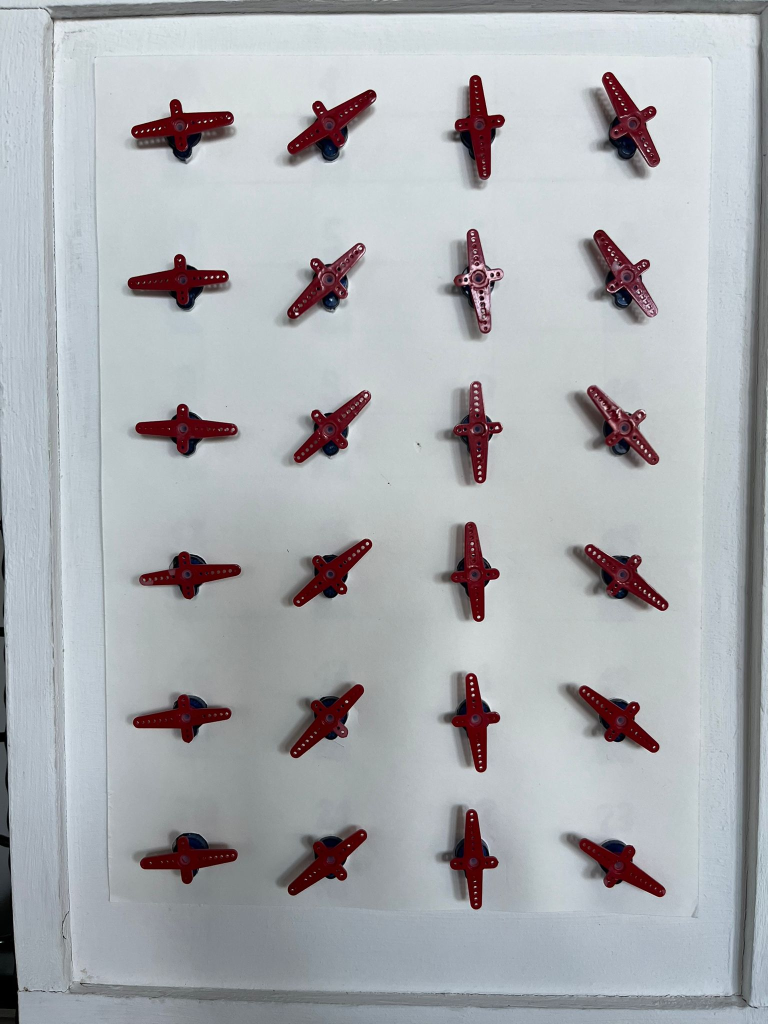
//> input picture example_2.jpg, 1536 x 2048 px, given in place of hellBeleuchtung.jpg, which was not available (shown at 1/2 size)
$ ./main   (built with g++ and OpenCV 4)
//> lines starting //> are read from the running program, lines starting //| are printed output that depends on the picture; after the words box and inside, x2 and y2 are one past the last pixel; in counts of white or black regions, pixels touching at a corner belong together; pictures that were not available may be replaced by others from this repository, and a replacement may not be noted
#include <opencv2/opencv.hpp>
#include <iostream>
#include <vector>

using namespace cv;
using namespace std;

/**
Umfasst die Rechteckausschnitte der Bildaufnahme

X-& Y-Koordinate, sowie Breite & Höhe
*/
Rect getRectangle(int pI){

    Rect tmp[] = {
                    Rect(880, 130, 100, 100),
                    Rect(880, 240, 100, 100),
                    Rect(640, 220, 110, 110),
                 };
    return tmp[pI];

}

/**
Bestimmt den Mittelpunkt des Rotors an der Linie anhand der Werte einer Zeile oder Spalte
*/
int getMedium(Mat columrow, int cr){

    int tmp = 0;
    int num = 0;

    if(cr == 1){
        for(int i = 0; i < columrow.cols; i++){
            if(static_cast<int>(columrow.at<uchar>(i)) > 0){
                num++;
                tmp = tmp + i;
            }
        }
    } else if(cr == 2){
        for(int i = 0; i < columrow.rows; i++){
            if(static_cast<int>(columrow.at<uchar>(i)) > 0){
                num++;
                tmp = tmp + i;
            }
        }
    }

    if(num > 0){
        return tmp / num;
    } else {
        return 0;
    }
}

Point getCenter(Mat binary){

    Moments m = moments(binary, true);

    //Berechnung des Schwerpunkts
    Point center(m.m10/m.m00, m.m01/m.m00);

    return center;

}

Point* getPoints(Mat binary){

    Point center = getCenter(binary);
    cout << "Center: " << center.x << " | " << center.y << endl;

    //Ausgabe des Schwerpunktes
    Mat c;
    cvtColor(binary, c, COLOR_GRAY2BGR);

    circle(c, center, 5, Scalar(0, 255, 0), -1);
    Point a, b;
    a.x = center.x - 25;
    a.y = center.x - 25;
    b.x = center.y + 25;
    b.y = center.y + 25;

    rectangle(c, a, b, Scalar(255, 0, 0), 2);

    imshow("Result", c);
    waitKey(0);


    int correction = 25;
    Point pt1, pt2;

    int col1 = center.x - correction;
    int col2 = center.x + correction;
    int row1 = center.y - correction;
    int row2 = center.y + correction;

    if(getMedium(binary.row(col1), 1) > 0){
        pt1.x = getMedium(binary.row(col1), 1);
        pt1.y = col1;
        pt2.x = getMedium(binary.row(col2), 1);
        pt2.y = col2;
    } else {
        pt1.x = getMedium(binary.col(row1), 2);
        pt1.y = row1;
        pt2.x = getMedium(binary.row(row2), 2);
        pt2.y = row2;
    }

    cout << "---Punkt_1: " << pt1.x << " | " << pt1.y << endl;
    cout << "---Punkt_2: " << pt2.x << " | " << pt2.y << endl;

    static Point points[2];

    points[0] = pt1;
    points[1] = pt2;

    return points;

}

void angle(){

    // [28 lines of commented-out code are left out]


    Mat image = imread("./hellBeleuchtung.jpg");
//> image is the input picture: 2048 rows x 1536 cols, CV_8UC3; mean B, G, R 177.1, 173.3, 170.9
    Mat channels[3];

    split(image, channels);
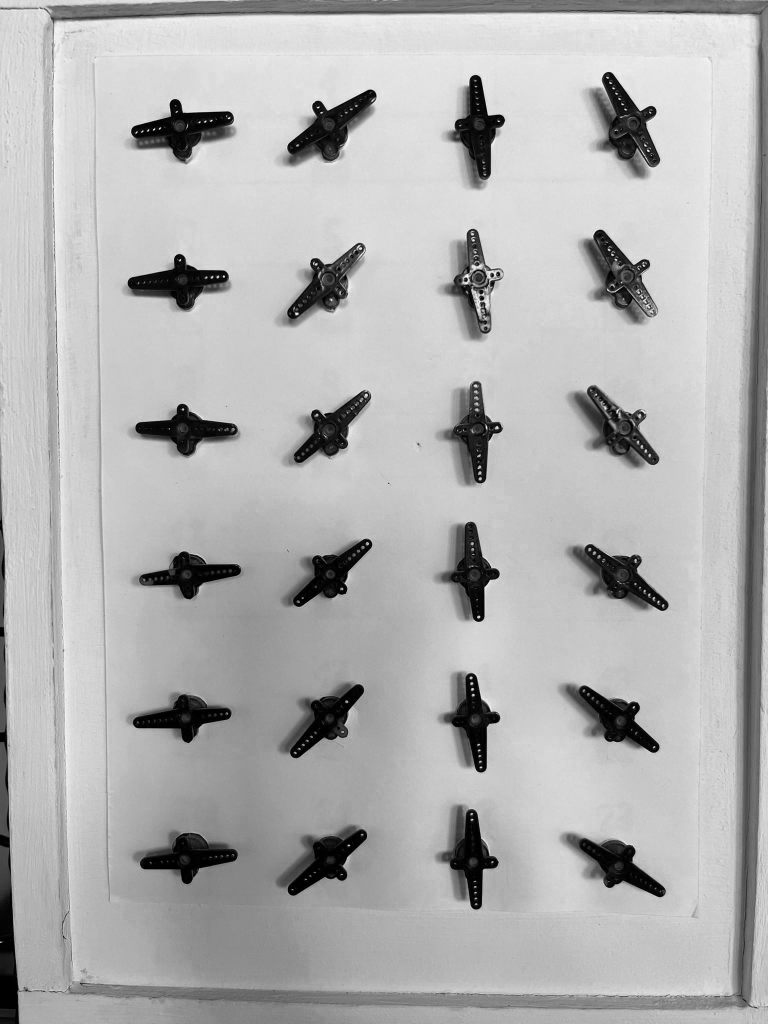
//> channels[0]: 2048 rows x 1536 cols, CV_8UC1 (shown at 1/2 size); min 0, max 255, mean 177.1
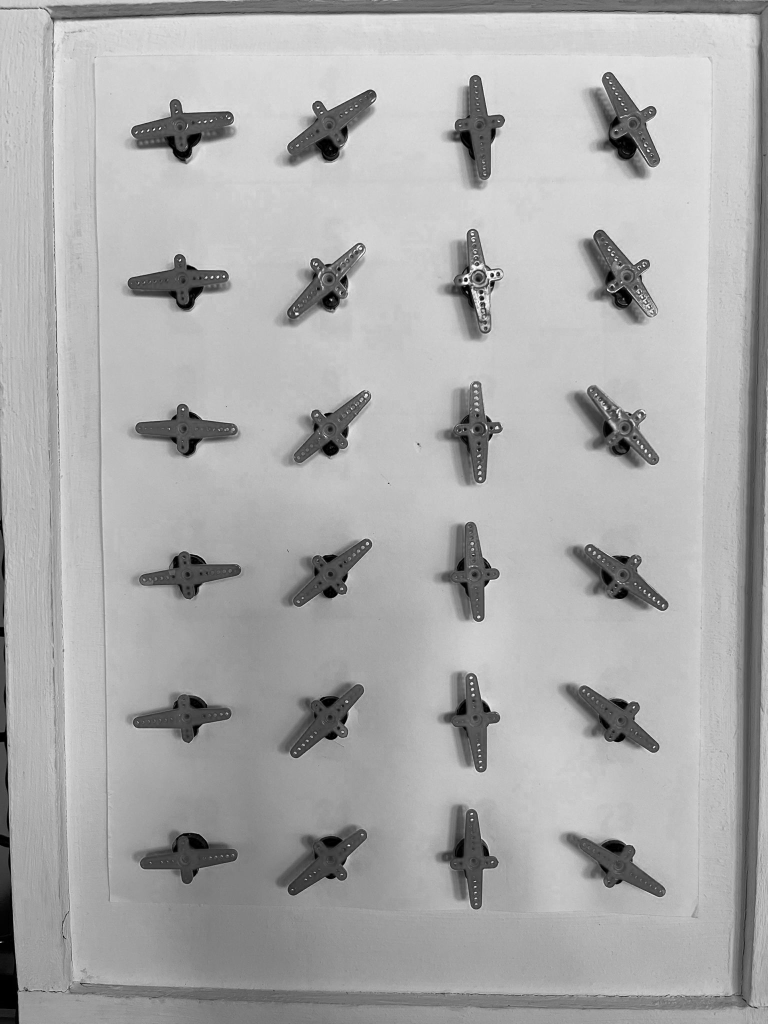
//> channels[2]: 2048 rows x 1536 cols, CV_8UC1 (shown at 1/2 size); min 0, max 255, mean 170.9

    /**
    imshow("RED", channels[2]);
    imshow("GREEN", channels[1]);
    imshow("BLUE", channels[0]);
    */

    Mat sub;
    subtract(channels[2], channels[1], sub);
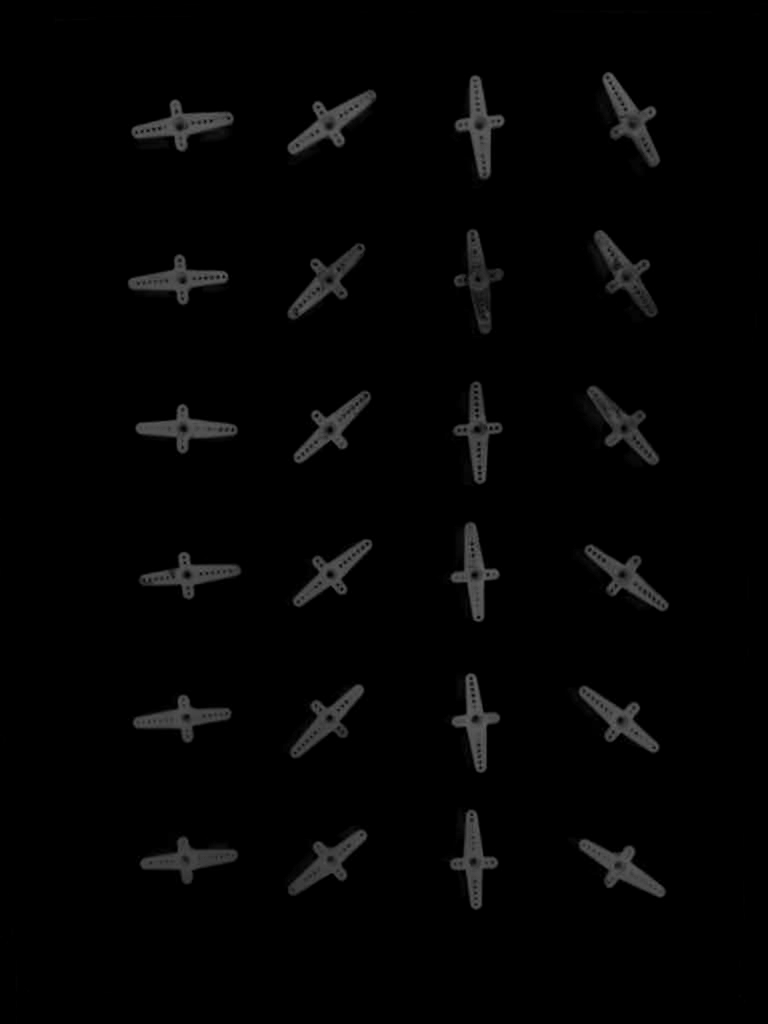
//> sub: 2048 rows x 1536 cols, CV_8UC1 (shown at 1/2 size); min 0, max 110, mean 3.9

    /**
    imshow("RED - GREEN", sub);
    */

    Mat complete_binary;
    threshold(sub, complete_binary, 35, 255, THRESH_BINARY);
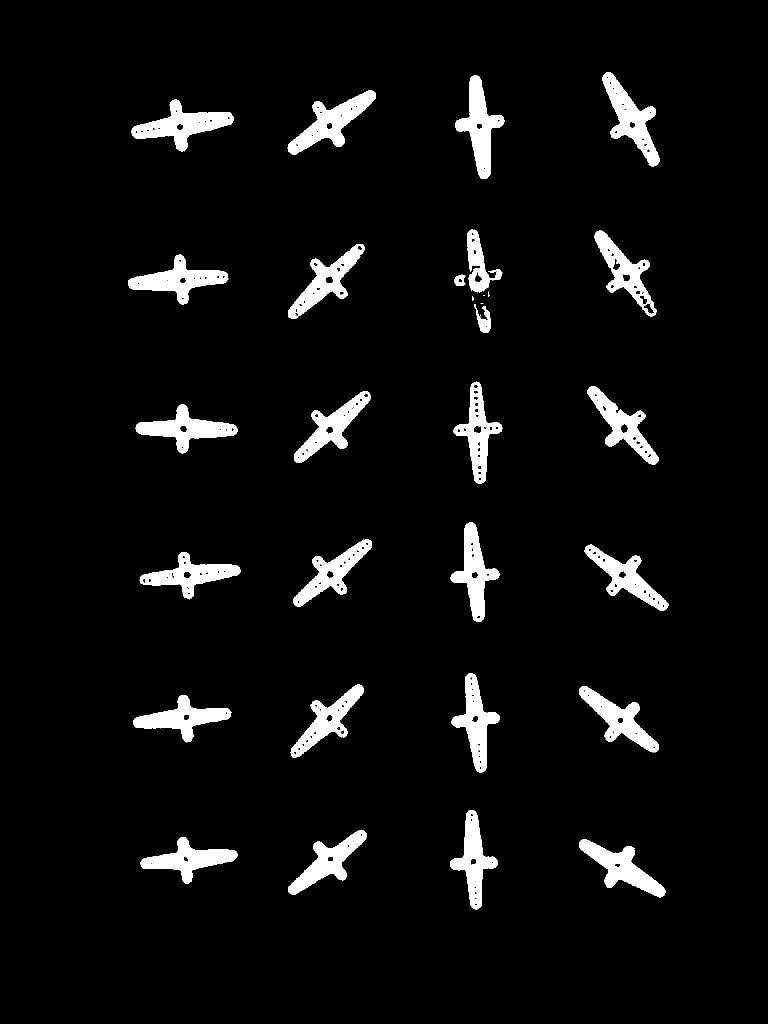
//> complete_binary: 2048 rows x 1536 cols, CV_8UC1 (shown at 1/2 size); 5.4% white; 30 white regions (3 under 20 px), largest, box (x1, y1, x2, y2) and area: (263, 199, 467, 303) 8066, (575, 180, 752, 309) 8065, (1205, 144, 1320, 333) 7965

    Mat binary;
    Point *points;

    for(int i = 0; i < 3; i++){
        binary = complete_binary(getRectangle(i));
        imshow("Test", binary);
        waitKey(0);

        points = getPoints(binary);

        cout << "Punkt 1: " << points[0].x << " | " << points[0].y << endl;
        cout << "Punkt 2: " << points[1].x << " | " << points[1].y << endl;

        double m = atan2(points[1].y - points[0].y, points[1].x - points[0].x);
        // Umrechnung in Grad
        double angle = m * 180 / CV_PI;

        cout << angle << endl;

        Mat result;
        cvtColor(binary, result, COLOR_GRAY2BGR);
        line(result, points[0], points[1], Scalar(255, 0, 0), 1, LINE_AA);

        imshow("Binary", result);
        waitKey(0);
    }


}

int main(int argc, char** argv) {

//> (the run ends here: the program stops with an error, at `pt2.x = getMedium(binary.row(col2), 1);`)
